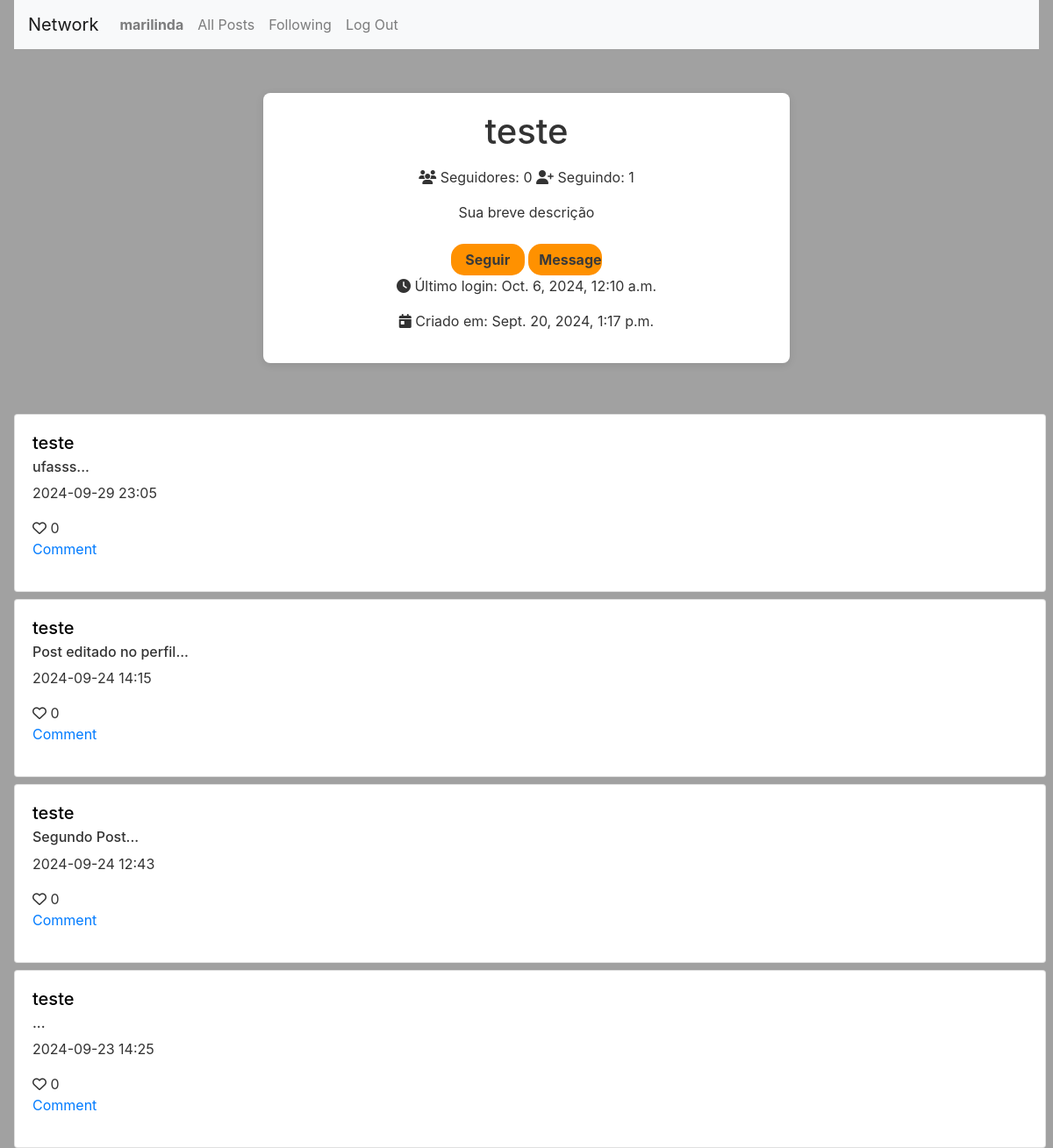
The app's page /profile/teste (signed in) with its own data.
### network/models.py (models this page shows, shortened)
class User(AbstractUser):
    following = models.ManyToManyField('self', related_name='followers', symmetrical=False)

class Post(models.Model):
    user = models.ForeignKey(User, related_name="posts",on_delete=models.CASCADE)
    content = models.TextField(max_length=500)
    created_at = models.DateTimeField(auto_now_add=True)
    like = models.ManyToManyField(User)

### network/views.py (the view)
# urls.py: path("profile/<str:username>", views.load_profile, name="profile"),
def load_profile(request, username):
    user = User.objects.get(username=username)
    posts = user.posts.all().order_by('-created_at')
    paginator = Paginator(posts, 10)
    page_number = request.GET.get('page')
    page_obj = paginator.get_page(page_number)
    return render(request, 'network/profile.html', {
        "profile": user,
        "posts": posts,
        "followers": user.followers.all(),
        "page_obj": page_obj
    })

### network/templates/network/profile.html (shortened to what this page needs)
{% extends "network/layout.html" %}
{% block body %}
<div class="container text-center">
    <h1 class="mb-3">{{ profile.username }}</h1>
    <div class="mb-3">
        <i class="fa-solid fa-users me-2"></i> Seguidores: <span data-set="followers-count">{{ profile.followers.count }}</span>
        <i class="fa-solid fa-user-plus me-2"></i> Seguindo: <span data-set="following-count">{{ profile.following.count }}</span>
    </div>
    <p>Sua breve descrição</p>
    {% if profile == user %}
    <a href="" class="btn btn-outline-success me-2">Edit</a>
    <a href="#" class="btn btn-outline-success">Share Profile</a>
    {% else %}
        {% if user not in followers %}
        <a href="{% url 'follow' profile.username%}" class="btn btn-outline-success me-2">Seguir</a>
        {% else %}
        <a href="{% url 'follow' profile.username%}" class="btn btn-outline-success me-2">DeSeguir</a>
        {% endif %}
    <a href="#" class="btn btn-outline-success">Message</a>
    {% endif %}
    <div class="mb-3">
        <i class="fa-solid fa-clock me-2"></i> Último login: <span id="last-login">{{ profile.last_login }}</span>
    </div>
    <div class="mb-3">
        <i class="fa-solid fa-calendar-day me-2"></i> Criado em: <span id="created-at">{{ profile.date_joined }}</span>
    </div>
</div>
{% if posts %}
    <div id="posts_index">
        {% for post in page_obj %}
            <div class="card" style="margin-top: 1vh; width: 100%;">
                <div class="card-body">
                    <h5 class="card-title"><a class="card-title" href="{% url 'profile' post.user.username %}">{{ post.user.username }}</a></h5>
                    <div id="content-area">
                        <h6 id="content_post{{ post.id }}" class="card-subtitle mb-2 text-body-secondary"> {{ post.content }}... </h6>
                    </div>
                    <p class="card-text"> {{ post.created_at|date:"Y-m-d H:i" }} </p>
                    <button class="like-btn">
                        <i class="fa-regular fa-heart"></i>
                        <span id="like_qtd">0</span>
                    </button>
                    <a href="#" class="card-link">
                        <p>Comment</p>
                    </a>
                </div>
            </div>
        {% endfor %}
    </div>
{% endif %}
{% endblock %}

### network/templates/network/layout.html (shortened to what this page needs)
{% load static %}
<!DOCTYPE html>
<html lang="en">
    <head>
        <link rel="stylesheet" href="https://stackpath.bootstrapcdn.com/bootstrap/4.4.1/css/bootstrap.min.css">
        <link href="{% static 'network/css/styles.css' %}" rel="stylesheet">
    </head>
    <body>
        <nav class="navbar navbar-expand-lg navbar-light bg-light">
            <a class="navbar-brand color-logo" href="{% url 'index' %}">Network</a>
            <div>
              <ul class="navbar-nav mr-auto">
                {% if user.is_authenticated %}
                    <li class="nav-item">
                        <a class="nav-link" href="{% url 'profile' user.username %}"><strong>{{ user.username }}</strong></a>
                    </li>
                {% endif %}
                <li class="nav-item">
                  <a class="nav-link" href="{% url 'index' %}">All Posts</a>
                </li>
                {% if user.is_authenticated %}
                    <li class="nav-item">
                        <a class="nav-link" href="{% url 'following' %}">Following</a>
                    </li>
                    <li class="nav-item">
                        <a class="nav-link" href="{% url 'logout' %}">Log Out</a>
                    </li>
                {% endif %}
              </ul>
            </div>
          </nav>
        <div class="body">
            {% block body %}
            {% endblock %}
        </div>
    </body>
</html>

### network/static/network/css/styles.css (style rules this page uses)
body { background-color: #a1a1a1; color: #333; height: 100vh; margin: 0 2vh; }

### network/static/network/css/index.css (style rules this page uses)
.btn { background-color: #ff9100; margin-top: 1vh; height: 4.5vh; width: 7vw; color: rgb(58, 58, 58); font-weight: 700; border: 0; border-radius: 15px; }
#posts_index { display: flex; flex-direction: column; height: 60vh; width: 98vw; }
.card-title { color: black; width: max-content; transition: transform 0.3s ease-in-out; }
.like-btn { all: unset; cursor: pointer; }

### network/static/network/css/following.css (style rules this page uses)
.container { max-width: 600px; margin: 50px auto; padding: 20px; background-color: #fff; border-radius: 8px; box-shadow: 0 2px 10px rgba(0, 0, 0, 0.1); }
h1 { text-align: center; margin-bottom: 20px; color: #333; }

### records on screen
User: username "marilinda"
User: username "teste", followers.count "0", following.count "1", last_login "Oct. 6, 2024, 12:10 a.m.", date_joined "Sept. 20, 2024, 1:17 p.m."
Post: user.username "teste", content "ufasss", created_at "2024-09-29 23:05"
Post: user.username "teste", content "Post editado no perfil", created_at "2024-09-24 14:15"
Post: user.username "teste", content "Segundo Post", created_at "2024-09-24 12:43"
Post: user.username "teste", created_at "2024-09-23 14:25"
